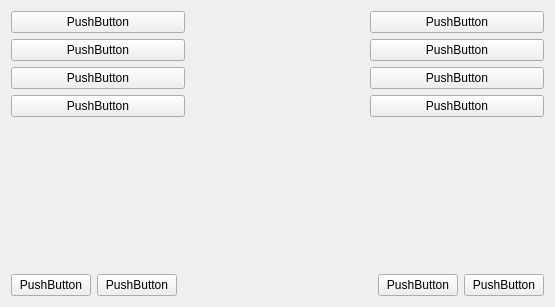
<?xml version="1.0" encoding="UTF-8"?>
<ui version="4.0">
 <class>Form</class>
 <widget class="QWidget" name="Form">
  <property name="geometry">
   <rect>
    <x>0</x>
    <y>0</y>
    <width>555</width>
    <height>307</height>
   </rect>
  </property>
  <property name="windowTitle">
   <string>Form</string>
  </property>
  <layout class="QVBoxLayout" name="verticalLayout_4">
   <item>
    <layout class="QVBoxLayout" name="verticalLayout_3">
     <item>
      <layout class="QHBoxLayout" name="horizontalLayout_2">
       <item>
        <layout class="QVBoxLayout" name="verticalLayout_2">
         <item>
          <widget class="QPushButton" name="push_button_1">
           <property name="text">
            <string>PushButton</string>
           </property>
          </widget>
         </item>
         <item>
          <widget class="QPushButton" name="pushButton_2">
           <property name="text">
            <string>PushButton</string>
           </property>
          </widget>
         </item>
         <item>
          <widget class="QPushButton" name="pushButton_3">
           <property name="text">
            <string>PushButton</string>
           </property>
          </widget>
         </item>
         <item>
          <widget class="QPushButton" name="pushButton_4">
           <property name="text">
            <string>PushButton</string>
           </property>
          </widget>
         </item>
         <item>
          <spacer name="verticalSpacer">
           <property name="orientation">
            <enum>Qt::Vertical</enum>
           </property>
           <property name="sizeHint" stdset="0">
            <size>
             <width>20</width>
             <height>40</height>
            </size>
           </property>
          </spacer>
         </item>
        </layout>
       </item>
       <item>
        <widget class="QLabel" name="label">
         <property name="text">
          <string/>
         </property>
         <property name="pixmap">
          <pixmap>python_logo.png</pixmap>
         </property>
        </widget>
       </item>
       <item>
        <layout class="QVBoxLayout" name="verticalLayout">
         <item>
          <widget class="QPushButton" name="pushButton_5">
           <property name="text">
            <string>PushButton</string>
           </property>
          </widget>
         </item>
         <item>
          <widget class="QPushButton" name="pushButton_6">
           <property name="text">
            <string>PushButton</string>
           </property>
          </widget>
         </item>
         <item>
          <widget class="QPushButton" name="pushButton_7">
           <property name="text">
            <string>PushButton</string>
           </property>
          </widget>
         </item>
         <item>
          <widget class="QPushButton" name="pushButton_8">
           <property name="text">
            <string>PushButton</string>
           </property>
          </widget>
         </item>
         <item>
          <spacer name="verticalSpacer_2">
           <property name="orientation">
            <enum>Qt::Vertical</enum>
           </property>
           <property name="sizeHint" stdset="0">
            <size>
             <width>20</width>
             <height>40</height>
            </size>
           </property>
          </spacer>
         </item>
        </layout>
       </item>
      </layout>
     </item>
     <item>
      <layout class="QHBoxLayout" name="horizontalLayout">
       <item>
        <widget class="QPushButton" name="pushButton_12">
         <property name="text">
          <string>PushButton</string>
         </property>
        </widget>
       </item>
       <item>
        <widget class="QPushButton" name="pushButton_9">
         <property name="text">
          <string>PushButton</string>
         </property>
        </widget>
       </item>
       <item>
        <spacer name="horizontalSpacer">
         <property name="orientation">
          <enum>Qt::Horizontal</enum>
         </property>
         <property name="sizeHint" stdset="0">
          <size>
           <width>40</width>
           <height>20</height>
          </size>
         </property>
        </spacer>
       </item>
       <item>
        <widget class="QPushButton" name="pushButton_10">
         <property name="text">
          <string>PushButton</string>
         </property>
        </widget>
       </item>
       <item>
        <widget class="QPushButton" name="pushButton_11">
         <property name="text">
          <string>PushButton</string>
         </property>
        </widget>
       </item>
      </layout>
     </item>
    </layout>
   </item>
  </layout>
 </widget>
 <resources/>
 <connections/>
</ui>
